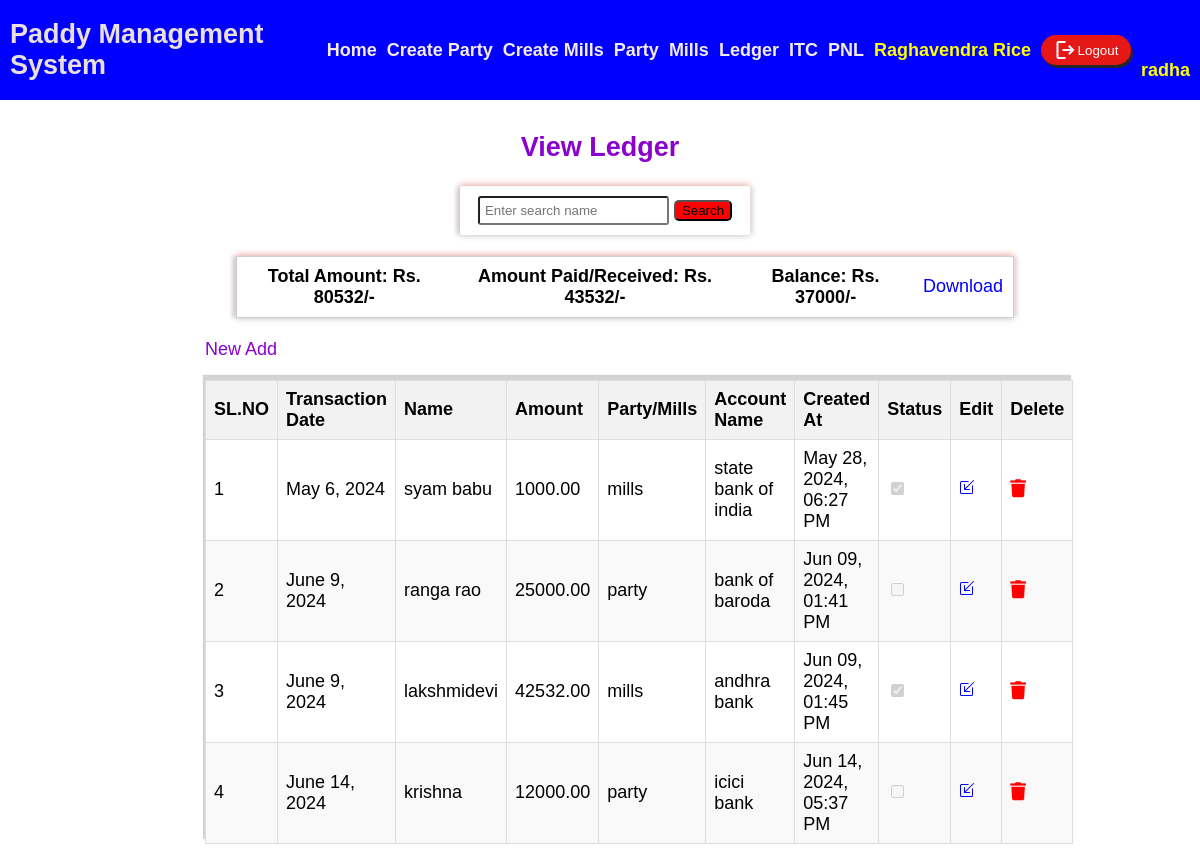
Page /ledger/view/ (signed in) on the committed database.
### paddymastersystem/models.py (models this page shows, shortened)
class LedgerEntry(models.Model):
    transaction_date= models.DateField()
    name= models.CharField(max_length=100)
    amount= models.DecimalField(max_digits=10, decimal_places=2)
    party_or_mill= models.CharField(max_length=50)
    ac_name= models.CharField(max_length=100)
    created_at= models.DateTimeField(auto_now_add=True)
    payment_status= models.BooleanField(default=False)

### paddymastersystem/views.py (the view)
# urls.py: path('ledger/view/', views.view_ledger, name='view_ledger'),
@login_required(login_url='login')
def view_ledger(request):
    ledger_entries = LedgerEntry.objects.all()
    total_amount = ledger_entries.aggregate(Sum('amount'))['amount__sum'] or 0
    amount_paid = ledger_entries.filter(payment_status=True).aggregate(Sum('amount'))['amount__sum'] or 0
    balance = total_amount - amount_paid
    context = {
        'ledger_entries': ledger_entries,
        'total_amount': total_amount,
        'amount_paid': amount_paid,
        'balance': balance,
    }
    return render(request, 'view_ledger/view_ledger.html', context)

### templates/view_ledger/view_ledger.html (shortened to what this page needs)
{% extends "common.html" %}
{% block content %}
    <link rel="stylesheet" href="https://use.fontawesome.com/releases/v5.1.0/css/all.css">
    <center>
        <h2 style="color:rgb(138, 2, 206)">View Ledger</h2>
        <div class="pnl">
            <form method="get" action="{% url 'search_records_ledger' %}">
            <input type="text" name="search_query" placeholder="Enter search name" id="search" required>
            <button type="submit" id="bttn">Search</button>
            </form>
        </div><br>
        <div class="viewledger">
            <h4>Total Amount: Rs. {{ total_amount }}/-</h4>
            <h4>Amount Paid/Received: Rs. {{ amount_paid }}/-</h4>
            <h4>Balance: Rs. {{ balance }}/-</h4>
            <a href="{% url 'download_ledger_csv' %}">Download</a>
        </div>
        <br>
        <a href="{% url 'add_ledger_entry' %}"style="color:rgb(138, 2, 206);display:flex; margin-left:205px">New Add</a>
        <div class="viewledger1">
            <table>
                <thead>
                    <tr>
                        <th>SL.NO</th>
                        <th>Transaction Date</th>
                        <th>Name</th>
                        <th>Amount</th>
                        <th>Party/Mills</th>
                        <th>Account Name</th>
                        <th>Created At</th>
                        <th>Status</th>
                        <th>Edit</th>
                        <th>Delete</th>
                    </tr>
                </thead>
                <tbody>
                    {% for entry in ledger_entries %}
                    <tr>
                        <td>{{ forloop.counter }}</td>
                        <td>{{ entry.transaction_date }}</td>
                        <td>{{ entry.name }}</td>
                        <td>{{ entry.amount }}</td>
                        <td>{{ entry.party_or_mill }}</td>
                        <td>{{ entry.ac_name }}</td>
                        <td>{{ entry.created_at|date:"M d, Y, h:i A" }}</td>
                        <td><input type="checkbox" {% if entry.payment_status %}checked{% endif %} disabled></td>
                        <td><a href="{% url 'edit_ledger_entry' entry.id %}" style="color:blue"></a></td>
                          <td><a href="{% url 'delete_ledger_entry' entry.id %}" title="Delete this user"><i class="fas fa-trash"></i></a></td>
                    </tr>
                    {% endfor %}
                </tbody>
            </table>
        </div>
    </center>
{% endblock %}

### templates/common.html (shortened to what this page needs)
<!DOCTYPE html>
<html lang="en">
<head>
</head>
<body>
    <header>
        <h3 class="logo">Paddy Management System</h3>
        {% if user.is_authenticated %}
        <div class="nav-links">
            <h3><a href="{% url 'homepage' %}">Home</a></h3>
            <h3><a href="{% url 'add_party_record' %}">Create Party</a></h3>
            <h3><a href="{% url 'add_mill_record' %}">Create Mills</a></h3>
            <h3><a href="{% url 'party' %}">Party</a></h3>
            <h3><a href="{% url 'mills' %}">Mills</a></h3>
            <h3><a href="{% url 'ledger' %}">Ledger</a></h3>
            <h3><a href="{% url 'interest_entry' %}">ITC</a></h3>
            <h3><a href="{% url 'view_records' %}">PNL</a></h3>
            <h3 style="color:yellow">Raghavendra Rice</h3>
            <form method="post" action="{% url 'logout' %}">
                <button type="submit" id="buttn"><span class="material-symbols-outlined">logout</span> Logout</button>
            </form>
            <h3 style="color:yellow;display: flex; margin-top: 40px;">{{ request.user.username }}</h3>
        </div>
        {% endif %}
    </header>
    {% block content %}{% endblock %}
</body>
</html>

### templates/common.html (style rules this page uses)
body { margin: 0; height: 100vh; font-family: Arial, sans-serif; }
header { display: grid; grid-template-columns: 1fr auto; align-items: center; background-color: blue; width: 100%; height: 100px; color: rgb(234, 223, 223); padding: 0 10px; }
.logo { justify-self: start; font-size: 1.5em; }
.nav-links { display: flex; gap: 10px; align-items: center; flex-wrap: wrap; }
a { text-decoration: none; color: rgb(244, 234, 234); }
h3 { margin: 0; font-size: 1em; }
#buttn { display: flex; align-items: center; justify-content: center; background-color: rgb(230, 23, 23); width: 90px; height: 30px; box-shadow: 2px 3px rgb(37, 38, 37); border-radius: 20px; color: white; cursor: pointer; border: none; }
@media only screen and (min-width: 768px) { body { font-size: 18px; } }
@media only screen and (min-width: 768px) { .nav-links { padding: 0 20px; } }
.nav-links { display: flex; flex-wrap: wrap; }
.nav-links { flex: 1 1 auto; }

### templates/view_ledger/view_ledger.html (style rules this page uses)
.viewledger { display: flex; gap: 20px; padding: 10px; align-items: center; margin-left: 50px; box-shadow: 1px 2px 3px lightgray; width: 63%; border: 1px solid rgb(209, 206, 206); }
.viewledger1 { width: 70%; padding: 10px; align-items: center; margin-left: 50px; }
table { width: 100%; border-collapse: collapse; margin-top: 10px; box-shadow: -2px -5px 1px lightgray; }
table, th, td { border: 1px solid #ddd; }
th, td { padding: 8px; text-align: left; }
th { background-color: #f2f2f2; }
tbody tr:nth-child(even) { background-color: #f9f9f9; }
.viewledger a { text-decoration: none; color: blue; }
.viewledger1 a { color:red; }
center { padding-top: 10px; }
.viewledger { height: 40px; box-shadow: 0 4px 5px rgba(193, 191, 191, 0.2), 0 -4px 5px rgba(255, 80, 80, 0.2), 4px 0 4px rgba(141, 139, 139, 0.2), -4px 0 4px rgba(58, 57, 57, 0.2); }
.pnl { margin-top: 8px; text-decoration: none; color: white; border-radius: 2px; padding: 10px; width:270px; margin-left: 10px; box-shadow: 0 4px 5px rgba(193, 191, 191, 0.2), 0 -4px 5px rgba(255, 80, 80, 0.2), 4px 0 4px rgba(141, 139, 139, 0.2), -4px 0 4px rgba(58, 57, 57, 0.2); }
#bttn { background-color: red; border-radius: 5px; }
#search { padding: 5px; border-radius: 3px; }

### rows in the picture
LedgerEntry: transaction_date "May 6, 2024", name "syam babu", amount "1000.00", party_or_mill "mills", ac_name "state bank of india", created_at "May 28, 2024, 06:27 PM", payment_status "☑"
LedgerEntry: transaction_date "June 9, 2024", name "ranga rao", amount "25000.00", party_or_mill "party", ac_name "bank of baroda", created_at "Jun 09, 2024, 01:41 PM"
LedgerEntry: transaction_date "June 9, 2024", name "lakshmidevi", amount "42532.00", party_or_mill "mills", ac_name "andhra bank", created_at "Jun 09, 2024, 01:45 PM", payment_status "☑"
LedgerEntry: transaction_date "June 14, 2024", name "krishna", amount "12000.00", party_or_mill "party", ac_name "icici bank", created_at "Jun 14, 2024, 05:37 PM"

### other values in the picture
{{ request.user.username }} "radha"
{{ total_amount }} "80532"
{{ amount_paid }} "43532"
{{ balance }} "37000"
